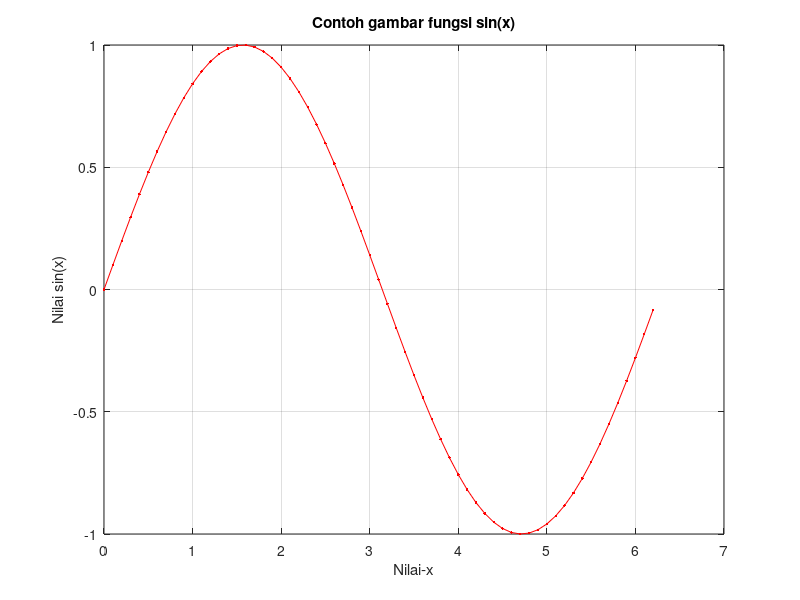

Write MATLAB code to recreate this figure.
clc;
x=0:0.1:2*pi;
y=sin(x);
plot(x,y,'.-r');
grid;
xlabel('Nilai-x');
ylabel('Nilai sin(x)');
title('Contoh gambar fungsi sin(x)');
